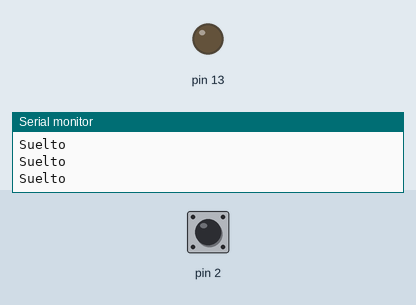
Recording of a sketch running on a simulated Arduino Uno, built with avr-gcc and run on an emulated ATmega328P. Parts: output pins drawn as LEDs (lit = HIGH), the last lines printed to the serial monitor. The test bench sets the inputs (shaded band); at power-on: pin 2 HIGH.

Above: at 1.2 s.
1.3 s: pin 2 pulled LOW for 0.15 s
At 1.4 s:
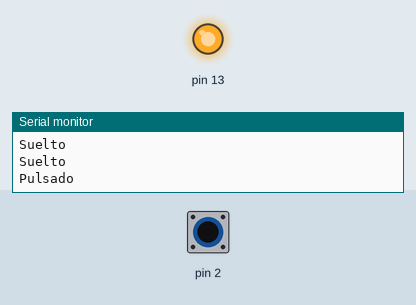
3.0 s: pin 2 pulled LOW for 3.2 s
At 6.7 s:
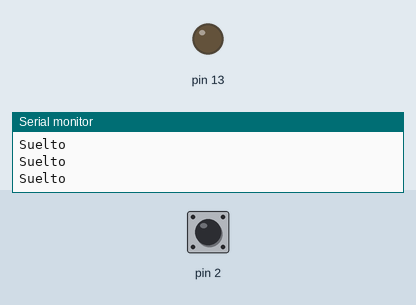
Timing chart, 0 to 8.2 s (numbered marks = the images above; inputs shaded):
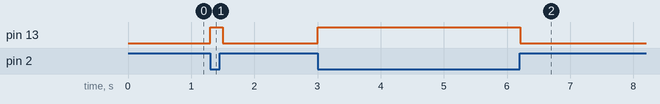

The sketch:

boton-repite.ino
```cpp
// Fallo: escribe el estado cada 100 ms aunque no cambie.
void setup() {
  pinMode(2, INPUT_PULLUP);
  pinMode(13, OUTPUT);
  Serial.begin(9600);
}

void loop() {
  int lectura = digitalRead(2);
  digitalWrite(13, lectura == LOW);
  Serial.println(lectura == LOW ? "Pulsado" : "Suelto");
  delay(100);
}
```

Measured:
- after the input at 1.3 s, pin 13: LOW → HIGH at once, → LOW 0.20 s later
- after the input at 3.0 s, pin 13: LOW → HIGH at once, → LOW 3.2 s later
